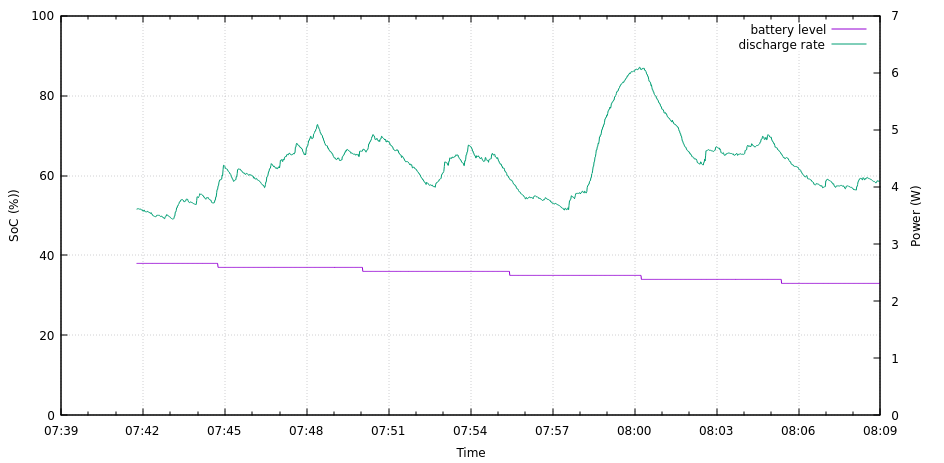

This chart was generated by the following gnuplot code:
# Data on the X-axis is time.
set xdata time

set format x "%H:%M"

# The first column of the csv contains a unix timestamp.
# The values must be interpreted as seconds.
set timefmt '%s'

# The left y-axis represents the SoC as a percentage.
set ylabel 'SoC (%))'

# The left y-axis ranges from 0% to 100%.
set yrange [0:100]
set ytics nomirror # dont show the tics on that side

set grid y
set grid x

# The right y-axis reprents the discharge power in Watts.
set y2tics
set y2label 'Power (W)'
# The right y-axis starts at 0 W.
set y2range [0:]

set xlabel 'Time'

# Configure separator between fields to be ','.
set datafile separator ','

# Plot columns 1 (x) and 6 (y) from battery.csv as a line graph. The line is titled "discharge rate".
plot 'battery.csv' using 1:6 with lines title "battery level", \
	'' using 1:5 with lines axis x1y2 title "discharge rate"
	# Plot columns 1 (x) and 5 (right y) from battery.csv as a line graph. 
	# The line is titled "battery level".
	
while (1) {
    replot
    pause 1
}
